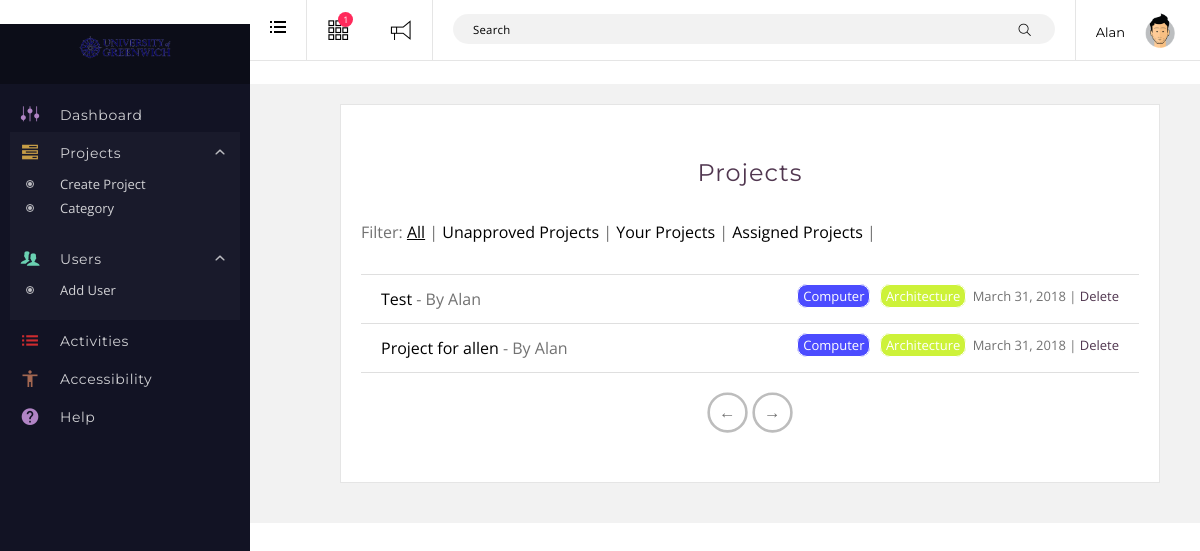
The page /project.php?cat=2 (signed in) on the database as committed earlier.
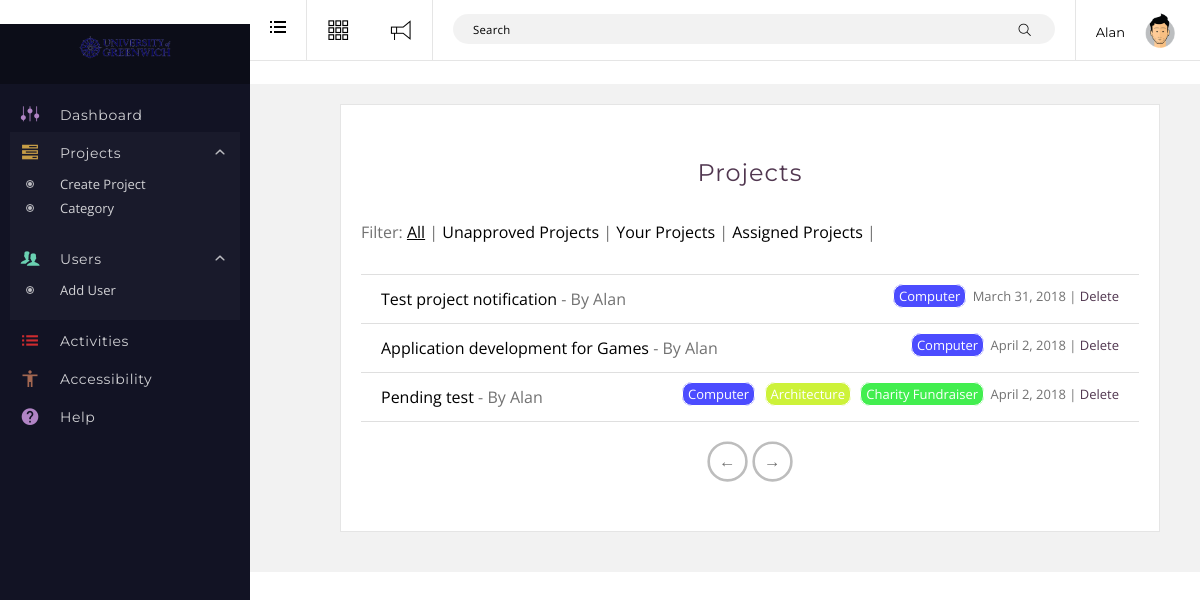
The same page on the database as committed later.
### tables this page shows
CREATE TABLE `projects` (
  `id` int(99) NOT NULL,
  `author` int(99) NOT NULL,
  `title` varchar(255) NOT NULL,
  `description` varchar(255) NOT NULL,
  `attachments` varchar(255) NOT NULL,
  `date` datetime NOT NULL,
  `status` varchar(255) DEFAULT NULL
);

CREATE TABLE `users` (
  `id` int(99) NOT NULL,
  `display_name` varchar(255) NOT NULL,
  `password` varchar(255) NOT NULL,
  `email` varchar(255) NOT NULL,
  `role` smallint(9) NOT NULL
);

CREATE TABLE `terms` (
  `id` bigint(99) NOT NULL,
  `name` varchar(255) NOT NULL,
  `color` varchar(255) NOT NULL
);

### database.php (called while the page is built, shortened)
<?php
class database
{
	var $connection = null;
    function connect()
    {
        $hostname = "localhost";
        $dbuser = "root";
        $dbpass = "";
        $dbname = "GWizards";
        if($this->connection == null)
        {
            $this->connection = mysqli_connect($hostname,$dbuser,$dbpass,$dbname);
            if(!$this->connection)
    		{
    			die("Websie is on maintain, please comeback later");
    		}
            else    mysqli_query($this->connection,'set names utf8');
        }
    }
    function disconnect()
    {
        $this->connection = null;
    }
    function select_all_query($sql)
    {
        if($sql != '')
        {
            $list = mysqli_query($this->connection,$sql);
            $result = array();
            if( mysqli_num_rows($list) > 0)
            {
                while($row = mysqli_fetch_array($list,MYSQLI_ASSOC))
                {
                    $result[] = $row;
                }
                return $result;
            }
            else
            {
                return false;
            }
        }
    }
}
?>

### classes/_users.php (called while the page is built, shortened)
<?php
class User
{
    public function __construct()
    {
     	$this->admins = $this->get_admins();
    }
	function get_user_by_id( $user_id ) {
		global $database;
		$sql = "SELECT * From users WHERE id=".$user_id;
		$result = $database->select_all_query( $sql );
		return $result[0];
	}
	function get_admins() {
		global $database;
		$sql = "SELECT * From users WHERE role=0";
		$result = $database->select_all_query( $sql );
		return $result;
	}
}
$GLOBALS['user'] = new User();

### classes/_project.php (called while the page is built, shortened)
<?php
class project
{
	public function __construct()
    {
        $this->unapproved_project = $this->get_projects( 'unapproved', null, true );
    }
    function get_projects( $filter, $paged = null, $notification = null ) {
    	global $database,$user;
    	$sql = 'SELECT projects.id,projects.author,projects.title,projects.description,projects.date,projects.status FROM projects';
    	$cat = isset( $_GET['cat'] ) ? $_GET['cat'] : null;
    	if ( $cat ) {
    		$sql .= ' INNER JOIN term_project ON projects.id = term_project.project_id';
    	}
    	switch ( $filter ) {
    		case 'all':
    			$sql .= ' WHERE projects.status="PUBLISH"';
    			break;
    		case 'unapproved':
    			$sql .= ' WHERE projects.status="PENDING"';
    			break;
    	}
    	if ( $cat ) {
    		$sql .= ' AND term_project.term_id='.$cat;
    	}
    	$search = isset( $_GET['s'] ) ? $_GET['s'] : null;
    	if ( !$search || $notification ) {
    		if ( $paged ) {
	    		if ( '1' == $paged) {
	    			$sql .= ' LIMIT 5' ;
	    		} else {
	    			$paging = 5*( intval( $paged )-1);
	    			$sql .= ' LIMIT 5 OFFSET '.$paging ;
	    		}
	    	}
    	}
    	$result = $database->select_all_query( $sql );
		return $result;
    }
	function get_cats( $project_id ) {
		global $database;
		$sql = "SELECT terms.id,terms.name,terms.color FROM terms
			INNER JOIN term_project ON terms.id = term_project.term_id
			INNER JOIN projects ON projects.id = term_project.project_id
			WHERE projects.id =".$project_id;
		$result = $database->select_all_query( $sql );
		return $result;
	}
}

### project.php (the view, shortened to what the changed rows need)
<?php
include("header.php");
if ( $session ):
if ( '0' == $session['role'] || '1' == $session['role'] || '2' == $session['role'] ) {
?>
	<div id="content" class="tpl-full-width">
				<div id="main-container" class="clearfix">
					<div class="main container submit-container main-container" role="main">
						<div class="content-wrap">
							<div class="main-content container-fluid">
								<div class="col-xs-12 col-md-10">
						            <div class="panel panel-default">
					                    <h2 style="margin-bottom: 5px;">Projects</h2>
					                    <br>
										<div class="panel-body">
											<?php $filter = isset( $_GET['filter'] ) ? $_GET['filter'] : 'all'; ?>
											<?php
												$page = isset( $_GET['page'] ) ? $_GET['page'] : 1;
												if ( 'unapproved' == $filter ) {
													if ( 0 == $_SESSION['role'] ) {
														$projects = $project->get_projects( $filter, $page );
													} else {
														$projects = null;
													}
												} else {
													$projects = $project->get_projects( $filter, $page );
												}
											?>
											<?php if ($projects): ?>
												<ul class="list-group list-group-flush">
												<?php foreach ( $projects as $p ): ?>
													<?php
														$author = $user->get_user_by_id( $p['author'] );
													?>
													<li class="list-group-item">
														<div class="project-title">
															<a href="http://localhost/GWizardsSystem/project-single.php?id=<?php echo $p['id'] ?>"><?php echo $p['title'] ?></a>
															- By <?php echo $author['display_name'] ?>
														</div>
														<div class="project-info pull-right">
															<div class="dept">
																<?php
																	$cats = $project->get_cats( $p['id'] );
																?>
																<?php if ( $cats ): ?>
																	<?php foreach ( $cats as $cat ): ?>
																 		<a href="?cat=<?php echo $cat['id'] ?>" style="background-color: <?php echo $cat['color'] ?>" class="cat-rdr cat-tag p-com"><?php echo $cat['name']; ?></a>
															 		<?php endforeach ?>
																<?php endif ?>
															</div>
															<div class="date-time"><?php echo date( "F j, Y", strtotime( $p['date'] ) ) ?></div>
															<?php $redirect = (isset($_SERVER['HTTPS']) ? "https" : "http") . "://$_SERVER[HTTP_HOST]$_SERVER[REQUEST_URI]";
															?>
															<?php if ( 0 == $_SESSION['role'] ) { ?>
																	<div class="delete">
																		| <a onclick="return confirm('Do you really want to delete this project?')" href="modules/delete_project.php?redirect=<?php echo $redirect ?>&id=<?php echo $p['id'] ?>">Delete</a>
																	</div>
															<?php } ?>
														</div>
													</li>
												<?php endforeach ?>
												</ul>
											<?php endif ?>
										</div>
									</div>
								</div>
							</div>
						</div>
					</div>
				</div>
			</div>
<?php } ?>
<?php else: ?>
	<?php include("login.php"); ?>
<?php endif; ?>
<?php include("footer.php"); ?>

### header.php (shortened to what the changed rows need)
<?php
require_once("database.php");
require_once("classes/_users.php");
require_once("classes/_project.php");
$session = isset( $_SESSION ) ? $_SESSION : null;
?>
<html class="js applicationcache geolocation history postmessage svg websockets localstorage sessionstorage websqldatabase webworkers hashchange audio canvas canvastext video webgl cssgradients multiplebgs opacity rgba inlinesvg hsla supports svgclippaths smil no-hiddenscroll fontface generatedcontent textshadow indexeddb indexeddb-deletedatabase cssanimations backgroundsize borderimage borderradius boxshadow csscolumns csscolumns-width csscolumns-span csscolumns-fill csscolumns-gap csscolumns-rule csscolumns-rulecolor csscolumns-rulestyle csscolumns-rulewidth csscolumns-breakbefore csscolumns-breakafter csscolumns-breakinside flexbox cssreflections csstransforms csstransforms3d csstransitions no-touchevents" lang="en-US" prefix="og: http://ogp.me/ns#" style="">
	<head>
	<link rel="stylesheet" id="bootstrap-css" href="assets/css/bootstrap.min.css" type="text/css" media="all">
	<link rel="stylesheet" id="alan-font-icons-css" href="assets/fonts/style.css" type="text/css" media="all">
	<link rel="stylesheet" id="alan-dynamic-css" href="assets/css/theme.css" type="text/css" media="all">
	<link rel="stylesheet" id="alan-dynamic-css" href="assets/css/main.css" type="text/css" media="all">
	<link rel="stylesheet" id="alan-dynamic-css" href="assets/css/chosen.min.css" type="text/css" media="all">
	</head>
		<body class="activity just-me buddypress bp-legacy single singular page-template-default page page-parent logged-in js is-user-profile device-lg">
		<div id="page-wrapper" class="clearfix">
			<?php if ( $session ): ?>
			<header id="header" class="header-colors header-layout-01 has-search hover-menu has-language">
				<div id="header-wrap">
					<div class="second-menu">
						<div class="second-menu-main">
							<div class="second-menu-inner">
								<div class="scroll-container-wrapper">
									<div class="scroll-container">
										<div class="second-menu-section">
											<ul id="menu-header-icons" class="basic-menu header-icons alan-nav-menu">
												<?php if ( '0' == $session['role'] ): ?>
												<?php
													$notifications = $project->unapproved_project;
												?>
												<li class="alan-menu alan-tasks-nav has-submenu alan-tasks menu-item menu-item-type-custom menu-item-object-custom">
													<a href="http://localhost/GWizardsSystem/project.php?filter=unapproved">
														<i class="icon-tasks-line"></i>
														<?php if ( $notifications ): ?>
															<b class="bubble"><?php echo count( $notifications ) ?></b>
														<?php endif ?>
													</a>
												</li>
												<?php endif; ?>
											</ul>
										</div>
									</div>
								</div>
							</div>
						</div>
					</div>
				</div>
			</header>
		<?php endif; ?>

Rows that differ between the two databases and show on the page:
removed projects: title "Test", users.display_name "Alan", date "March 31, 2018", terms (name "Computer"), terms (name "Architecture")
removed projects: title "Project for allen", users.display_name "Alan", date "March 31, 2018", terms (name "Computer"), terms (name "Architecture")
now on this page (row edited): projects: title "Test project notification", users.display_name "Alan", date "March 31, 2018", terms (name "Computer")
added projects: title "Application development for Games", users.display_name "Alan", date "April 2, 2018", terms (name "Computer")
added projects: title "Pending test", users.display_name "Alan", date "April 2, 2018", terms (name "Computer"), terms (name "Architecture")
added terms: name "Charity Fundraiser", shown under "Pending test"
Other text that changed with them:
count( $notifications ): "1" → (not shown)
